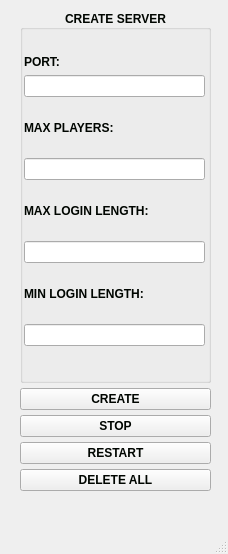
<?xml version="1.0" encoding="UTF-8"?>
<ui version="4.0">
 <class>Server</class>
 <widget class="QMainWindow" name="Server">
  <property name="geometry">
   <rect>
    <x>0</x>
    <y>0</y>
    <width>228</width>
    <height>554</height>
   </rect>
  </property>
  <property name="minimumSize">
   <size>
    <width>228</width>
    <height>554</height>
   </size>
  </property>
  <property name="maximumSize">
   <size>
    <width>228</width>
    <height>554</height>
   </size>
  </property>
  <property name="windowTitle">
   <string>Server</string>
  </property>
  <widget class="QWidget" name="centralwidget">
   <widget class="QWidget" name="layoutWidget_2">
    <property name="geometry">
     <rect>
      <x>20</x>
      <y>10</y>
      <width>191</width>
      <height>481</height>
     </rect>
    </property>
    <layout class="QVBoxLayout" name="verticalLayout_2">
     <property name="spacing">
      <number>5</number>
     </property>
     <property name="rightMargin">
      <number>0</number>
     </property>
     <item>
      <widget class="QGroupBox" name="groupBox">
       <property name="sizePolicy">
        <sizepolicy hsizetype="Expanding" vsizetype="Expanding">
         <horstretch>0</horstretch>
         <verstretch>0</verstretch>
        </sizepolicy>
       </property>
       <property name="font">
        <font>
         <family>MS Shell Dlg 2</family>
         <pointsize>9</pointsize>
         <italic>false</italic>
         <bold>true</bold>
        </font>
       </property>
       <property name="layoutDirection">
        <enum>Qt::LeftToRight</enum>
       </property>
       <property name="styleSheet">
        <string notr="true">color:rgb(0, 05, 0);
font: 75 9pt &quot;MS Shell Dlg 2&quot;;
font-weight: bold;</string>
       </property>
       <property name="title">
        <string>CREATE SERVER</string>
       </property>
       <property name="alignment">
        <set>Qt::AlignCenter</set>
       </property>
       <widget class="QWidget" name="layoutWidget_3">
        <property name="geometry">
         <rect>
          <x>4</x>
          <y>45</y>
          <width>181</width>
          <height>291</height>
         </rect>
        </property>
        <layout class="QVBoxLayout" name="verticalLayout">
         <item>
          <widget class="QLabel" name="label_3">
           <property name="font">
            <font>
             <family>MS Shell Dlg 2</family>
             <pointsize>9</pointsize>
             <italic>false</italic>
             <bold>true</bold>
            </font>
           </property>
           <property name="whatsThis">
            <string>&lt;html&gt;&lt;head/&gt;&lt;body&gt;&lt;p&gt;&lt;span style=&quot; font-weight:600;&quot;&gt;PORT:&lt;/span&gt;&lt;/p&gt;&lt;/body&gt;&lt;/html&gt;</string>
           </property>
           <property name="styleSheet">
            <string notr="true">color:rgb(0, 05, 0);
font: 75 9pt &quot;MS Shell Dlg 2&quot;;
font-weight: bold;</string>
           </property>
           <property name="text">
            <string>PORT:</string>
           </property>
          </widget>
         </item>
         <item>
          <widget class="QLineEdit" name="portLine">
           <property name="styleSheet">
            <string notr="true">color:rgb(0, 0, 0);
font: 75 9pt &quot;MS Shell Dlg 2&quot;</string>
           </property>
          </widget>
         </item>
         <item>
          <widget class="QLabel" name="maxPlayersLabel">
           <property name="sizePolicy">
            <sizepolicy hsizetype="Preferred" vsizetype="Expanding">
             <horstretch>0</horstretch>
             <verstretch>0</verstretch>
            </sizepolicy>
           </property>
           <property name="styleSheet">
            <string notr="true">color:rgb(0, 05, 0);
font: 75 9pt &quot;MS Shell Dlg 2&quot;;
font-weight: bold;</string>
           </property>
           <property name="text">
            <string>MAX PLAYERS:</string>
           </property>
          </widget>
         </item>
         <item>
          <widget class="QLineEdit" name="maxPlayersLine">
           <property name="sizePolicy">
            <sizepolicy hsizetype="Expanding" vsizetype="Fixed">
             <horstretch>0</horstretch>
             <verstretch>0</verstretch>
            </sizepolicy>
           </property>
          </widget>
         </item>
         <item>
          <widget class="QLabel" name="maxLoginLengthLabel">
           <property name="sizePolicy">
            <sizepolicy hsizetype="Preferred" vsizetype="Expanding">
             <horstretch>0</horstretch>
             <verstretch>0</verstretch>
            </sizepolicy>
           </property>
           <property name="styleSheet">
            <string notr="true">color:rgb(0, 05, 0);
font: 75 9pt &quot;MS Shell Dlg 2&quot;;
font-weight: bold;</string>
           </property>
           <property name="text">
            <string>MAX LOGIN LENGTH:</string>
           </property>
          </widget>
         </item>
         <item>
          <widget class="QLineEdit" name="MaxLoginLengthLine">
           <property name="sizePolicy">
            <sizepolicy hsizetype="Expanding" vsizetype="Fixed">
             <horstretch>0</horstretch>
             <verstretch>0</verstretch>
            </sizepolicy>
           </property>
          </widget>
         </item>
         <item>
          <widget class="QLabel" name="minLoginLengthLabel">
           <property name="sizePolicy">
            <sizepolicy hsizetype="Expanding" vsizetype="Expanding">
             <horstretch>0</horstretch>
             <verstretch>0</verstretch>
            </sizepolicy>
           </property>
           <property name="styleSheet">
            <string notr="true">color:rgb(0, 05, 0);
font: 75 9pt &quot;MS Shell Dlg 2&quot;;
font-weight: bold;</string>
           </property>
           <property name="text">
            <string>MIN LOGIN LENGTH:</string>
           </property>
          </widget>
         </item>
         <item>
          <widget class="QLineEdit" name="minLoginLength">
           <property name="sizePolicy">
            <sizepolicy hsizetype="Expanding" vsizetype="Fixed">
             <horstretch>0</horstretch>
             <verstretch>0</verstretch>
            </sizepolicy>
           </property>
          </widget>
         </item>
        </layout>
       </widget>
      </widget>
     </item>
     <item>
      <widget class="QPushButton" name="CreateBtn">
       <property name="styleSheet">
        <string notr="true">color:rgb(0, 05, 0);
font: 75 9pt &quot;MS Shell Dlg 2&quot;;
font-weight: bold;</string>
       </property>
       <property name="text">
        <string>CREATE</string>
       </property>
      </widget>
     </item>
     <item>
      <widget class="QPushButton" name="StopBtn">
       <property name="styleSheet">
        <string notr="true">color:rgb(0, 05, 0);
font: 75 9pt &quot;MS Shell Dlg 2&quot;;
font-weight: bold;</string>
       </property>
       <property name="text">
        <string>STOP</string>
       </property>
      </widget>
     </item>
     <item>
      <widget class="QPushButton" name="RestartBtn">
       <property name="styleSheet">
        <string notr="true">color:rgb(0, 05, 0);
font: 75 9pt &quot;MS Shell Dlg 2&quot;;
font-weight: bold;</string>
       </property>
       <property name="text">
        <string>RESTART</string>
       </property>
      </widget>
     </item>
     <item>
      <widget class="QPushButton" name="DeleteAllClientBtn">
       <property name="styleSheet">
        <string notr="true">color:rgb(0, 05, 0);
font: 75 9pt &quot;MS Shell Dlg 2&quot;;
font-weight: bold;</string>
       </property>
       <property name="text">
        <string>DELETE ALL</string>
       </property>
      </widget>
     </item>
    </layout>
   </widget>
  </widget>
  <widget class="QMenuBar" name="menubar">
   <property name="geometry">
    <rect>
     <x>0</x>
     <y>0</y>
     <width>228</width>
     <height>26</height>
    </rect>
   </property>
  </widget>
  <widget class="QStatusBar" name="statusbar"/>
 </widget>
 <resources/>
 <connections/>
</ui>
